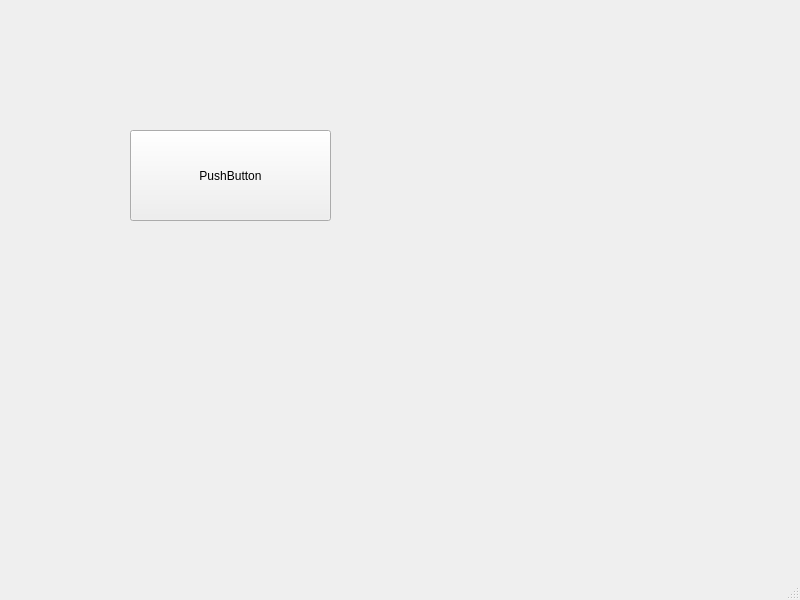
<?xml version="1.0" encoding="UTF-8"?>
<ui version="4.0">
 <class>MainWindow</class>
 <widget class="QMainWindow" name="MainWindow">
  <property name="geometry">
   <rect>
    <x>0</x>
    <y>0</y>
    <width>800</width>
    <height>600</height>
   </rect>
  </property>
  <property name="windowTitle">
   <string>MainWindow</string>
  </property>
  <widget class="QWidget" name="centralwidget">
   <widget class="QPushButton" name="pushButton">
    <property name="geometry">
     <rect>
      <x>130</x>
      <y>130</y>
      <width>201</width>
      <height>91</height>
     </rect>
    </property>
    <property name="text">
     <string>PushButton</string>
    </property>
   </widget>
  </widget>
  <widget class="QMenuBar" name="menubar">
   <property name="geometry">
    <rect>
     <x>0</x>
     <y>0</y>
     <width>800</width>
     <height>20</height>
    </rect>
   </property>
  </widget>
  <widget class="QStatusBar" name="statusbar"/>
 </widget>
 <resources/>
 <connections/>
</ui>
